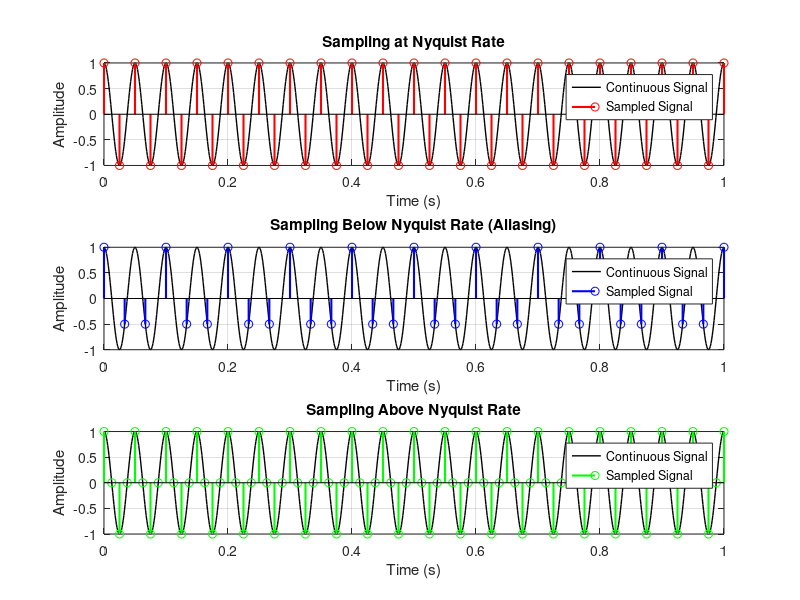

MATLAB code for this plot:
clc;
clear;
close all;
% Define the continuous-time signal
fs_cont = 1000; % High sampling rate to simulate a continuous signal
t_cont = 0:1/fs_cont:1; % Time vector
f_signal = 20; % Frequency of the original signal
x_cont = cos(2*pi*f_signal*t_cont); % Continuous signal
% Define different sampling rates
fs1 = 2*f_signal; % Nyquist rate
fs2 = 1.5*f_signal; % Below Nyquist rate (Aliasing occurs)
fs3 = 4*f_signal; % Above Nyquist rate (Good Sampling)
% Sample the signal at different rates
t1 = 0:1/fs1:1;
x1 = cos(2*pi*f_signal*t1);
t2 = 0:1/fs2:1;
x2 = cos(2*pi*f_signal*t2);
t3 = 0:1/fs3:1;
x3 = cos(2*pi*f_signal*t3);
% Plot the continuous signal
figure;
subplot(3,1,1);
plot(t_cont, x_cont, 'k', 'LineWidth', 1); hold on;
stem(t1, x1, 'r', 'LineWidth', 1.5);
title('Sampling at Nyquist Rate');
xlabel('Time (s)'); ylabel('Amplitude');
legend('Continuous Signal', 'Sampled Signal');
grid on;
subplot(3,1,2);
plot(t_cont, x_cont, 'k', 'LineWidth', 1); hold on;
stem(t2, x2, 'b', 'LineWidth', 1.5);
title('Sampling Below Nyquist Rate (Aliasing)');
xlabel('Time (s)'); ylabel('Amplitude');
legend('Continuous Signal', 'Sampled Signal');
grid on;
subplot(3,1,3);
plot(t_cont, x_cont, 'k', 'LineWidth', 1); hold on;
stem(t3, x3, 'g', 'LineWidth', 1.5);
title('Sampling Above Nyquist Rate');
xlabel('Time (s)'); ylabel('Amplitude');
legend('Continuous Signal', 'Sampled Signal');
grid on; 
